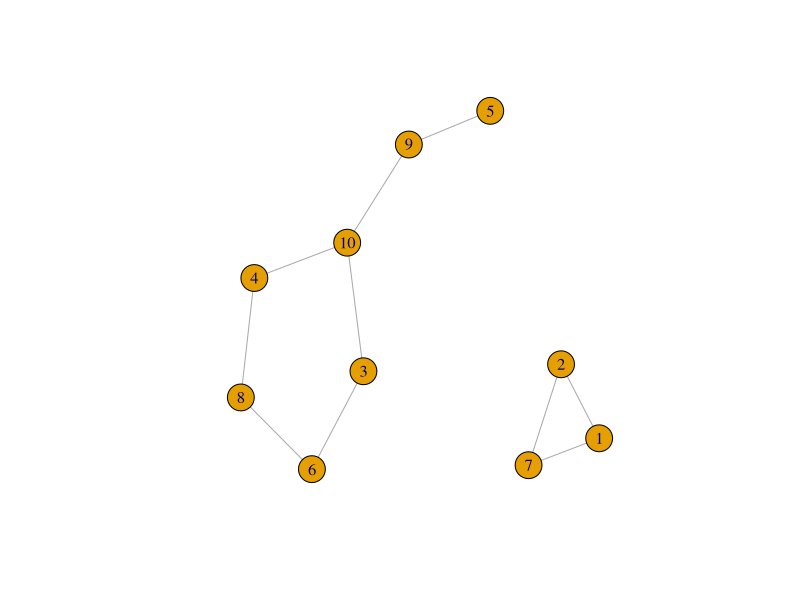

Recreate this plot in R.
#C1 a)
set.seed(123)

generate_random_permutation <- function(n) {
  U <- runif(n)
  permutation <- order(U)
  return(permutation)
}
n <- 12  
k <- 5   

random_permutation <- generate_random_permutation(n)
print("Random Permutation:")
print(random_permutation) 

#b)
set.seed(123)
generate_random_bit <- function() {
  return(sample(c(0, 1), 1))
}

compare_lexicographically <- function(Wi, Wj) {
  len_i <- length(Wi)
  len_j <- length(Wj)
  Lij <- min(len_i, len_j)
  
  for (l in 1:Lij) {
    if (Wi[l] < Wj[l]) {
      return(TRUE)
    } else if (Wi[l] > Wj[l]) {
      return(FALSE)
    }
  }
  
  if (len_i < len_j) {
    for (h in (len_i + 1):len_j) {
      Wi <- c(Wi, generate_random_bit())
      if (Wi[h] < Wj[h]) {
        return(TRUE)
      } else if (Wi[h] > Wj[h]) {
        return(FALSE)
      }
    }
  } else if (len_i > len_j) {
    for (h in (len_j + 1):len_i) {
      Wj <- c(Wj, generate_random_bit())
      if (Wi[h] < Wj[h]) {
        return(TRUE)
      } else if (Wi[h] > Wj[h]) {
        return(FALSE)
      }
    }
  }
  
  while (TRUE) {
    bit_i <- generate_random_bit()
    bit_j <- generate_random_bit()
    Wi <- c(Wi, bit_i)
    Wj <- c(Wj, bit_j)
    if (bit_i < bit_j) {
      return(TRUE)
    } else if (bit_i > bit_j) {
      return(FALSE)
    }
  }
}

Wi <- c(1, 1, 0)
Wj <- c(1, 1)

result <- compare_lexicographically(Wi, Wj)
print("Wi este mai mic decat Wj:")
print(result)

#c)
set.seed(123)
generate_random_bit <- function() {
  return(sample(c(0, 1), 1))
}

compare_lexicographically <- function(Wi, Wj) {
  len_i <- length(Wi)
  len_j <- length(Wj)
  Lij <- min(len_i, len_j)
  
  for (l in 1:Lij) {
    if (Wi[l] < Wj[l]) {
      return(TRUE)
    } else if (Wi[l] > Wj[l]) {
      return(FALSE)
    }
  }
  
  if (len_i < len_j) {
    for (h in (len_i + 1):len_j) {
      Wi <- c(Wi, generate_random_bit())
      if (Wi[h] < Wj[h]) {
        return(TRUE)
      } else if (Wi[h] > Wj[h]) {
        return(FALSE)
      }
    }
  } else if (len_i > len_j) {
    for (h in (len_j + 1):len_i) {
      Wj <- c(Wj, generate_random_bit())
      if (Wi[h] < Wj[h]) {
        return(TRUE)
      } else if (Wi[h] > Wj[h]) {
        return(FALSE)
      }
    }
  }
  
  while (TRUE) {
    bit_i <- generate_random_bit()
    bit_j <- generate_random_bit()
    Wi <- c(Wi, bit_i)
    Wj <- c(Wj, bit_j)
    if (bit_i < bit_j) {
      return(TRUE)
    } else if (bit_i > bit_j) {
      return(FALSE)
    }
  }
}

quicksort <- function(words) {
  if (length(words) <= 1) {
    return(words)
  }
  pivot_index <- sample(1:length(words), 1)
  pivot <- words[[pivot_index]]
  less <- list()
  equal <- list()
  greater <- list()
  
  for (word in words) {
    if (identical(word, pivot)) {
      equal <- append(equal, list(word))
    } else if (compare_lexicographically(word, pivot)) {
      less <- append(less, list(word))
    } else {
      greater <- append(greater, list(word))
    }
  }
  sorted_less <- quicksort(less)
  sorted_greater <- quicksort(greater)
  
  return(c(sorted_less, equal, sorted_greater))
}

n <- 10  
k <- 4   
generate_random_bit_strings <- function(n, k) {
  bit_strings <- vector("list", n)
  for (i in 1:n) {
    bit_strings[[i]] <- sample(c(0, 1), k, replace = TRUE)
  }
  return(bit_strings)
}

random_bit_strings <- generate_random_bit_strings(n, k)
print("Original Bit Strings:")
print(random_bit_strings)

sorted_bit_strings <- quicksort(random_bit_strings)
print("Sorted Bit Strings:")
print(sorted_bit_strings)

#d)

set.seed(123)
generate_random_bit <- function() {
  return(sample(c(0, 1), 1))
}

compare_lexicographically <- function(Wi, Wj) {
  len_i <- length(Wi)
  len_j <- length(Wj)
  Lij <- min(len_i, len_j)
  
  for (l in 1:Lij) {
    if (Wi[l] < Wj[l]) {
      return(TRUE)
    } else if (Wi[l] > Wj[l]) {
      return(FALSE)
    }
  }
  
  if (len_i < len_j) {
    for (h in (len_i + 1):len_j) {
      Wi <- c(Wi, generate_random_bit())
      if (Wi[h] < Wj[h]) {
        return(TRUE)
      } else if (Wi[h] > Wj[h]) {
        return(FALSE)
      }
    }
  } else if (len_i > len_j) {
    for (h in (len_j + 1):len_i) {
      Wj <- c(Wj, generate_random_bit())
      if (Wi[h] < Wj[h]) {
        return(TRUE)
      } else if (Wi[h] > Wj[h]) {
        return(FALSE)
      }
    }
  }
  
  while (TRUE) {
    bit_i <- generate_random_bit()
    bit_j <- generate_random_bit()
    Wi <- c(Wi, bit_i)
    Wj <- c(Wj, bit_j)
    if (bit_i < bit_j) {
      return(TRUE)
    } else if (bit_i > bit_j) {
      return(FALSE)
    }
  }
}

quicksort <- function(words, indices) {
  if (length(words) <= 1) {
    return(list(words = words, indices = indices))
  }
  
  pivot_index <- sample(1:length(words), 1)
  pivot <- words[[pivot_index]]
  pivot_idx <- indices[[pivot_index]]
  
  less <- list()
  equal <- list()
  greater <- list()
  less_indices <- list()
  equal_indices <- list()
  greater_indices <- list()
  
  for (i in 1:length(words)) {
    word <- words[[i]]
    idx <- indices[[i]]
    if (identical(word, pivot)) {
      equal <- append(equal, list(word))
      equal_indices <- append(equal_indices, list(idx))
    } else if (compare_lexicographically(word, pivot)) {
      less <- append(less, list(word))
      less_indices <- append(less_indices, list(idx))
    } else {
      greater <- append(greater, list(word))
      greater_indices <- append(greater_indices, list(idx))
    }
  }
  
  sorted_less <- quicksort(less, less_indices)
  sorted_greater <- quicksort(greater, greater_indices)
  
  sorted_words <- c(sorted_less$words, equal, sorted_greater$words)
  sorted_indices <- c(sorted_less$indices, equal_indices, sorted_greater$indices)
  
  return(list(words = sorted_words, indices = sorted_indices))
}

generate_random_permutation <- function(n, k) {
  generate_random_bit_strings <- function(n, k) {
    bit_strings <- vector("list", n)
    for (i in 1:n) {
      bit_strings[[i]] <- sample(c(0, 1), k, replace = TRUE)
    }
    return(bit_strings)
  }
  random_bit_strings <- generate_random_bit_strings(n, k)
  indices <- as.list(1:n)
  sorted_result <- quicksort(random_bit_strings, indices)
  return(unlist(sorted_result$indices))
}

n <- 10  
k <- 4   
random_permutation <- generate_random_permutation(n, k)
print("Random Permutation:")
print(random_permutation)

#C2
#a)

if (!require(igraph)) {
  install.packages("igraph", dependencies=TRUE)
  library(igraph)
}
#este nevoie pentru generarea grafurilor; daca nu este instalata biblioteca, o va instala

graph <- function(n, m) {
  V <- 2*n  # sau 2*n + 1
  g <- erdos.renyi.game(V, m, type="gnm", directed=FALSE)
  return(g)
}

random <- function(g, n) {
  V <- vcount(g)
  A <- sample(V, n)
  B <- setdiff(1:V, A)
  return(list(A=A, B=B))
}

cardinal <- function(g, A, B) {
  E_AB <- ecount(subgraph.edges(g, E(g)[which(ends(g, E(g))[,1] %in% A & ends(g, E(g))[,2] %in% B)]))
  return(E_AB)
}

n <- 5  
m <- 10
g <- graph(n, m)
plot(g)
partition <- random(g, n)
A <- partition$A
B <- partition$B
cut_size <- cardinal(g, A, B)

cat("Mulțimea A:", A, "\n")
cat("Mulțimea B:", B, "\n")
cat("Cardinalul tăieturii E(A, B):", cut_size, "\n")

#C2
#b)

#Pentru a crește șansele de a găsi o tăietură de cardinal cât mai mare,
#putem folosi o strategie bazată pe multiple iterații ale algoritmului randomizat
#și selecția celei mai bune soluții găsite. Ideea este de a repeta procesul 
#de partiționare de mai multe ori și de a păstra tăietura cu cel mai mare cardinal.

# Funcție pentru a găsi tăietura de cardinal maxim prin multiple iterații
max_cut <- function(g, n, num_iterations) {
  max_cut_size <- 0
  best_partition <- NULL
  for (i in 1:num_iterations) {
    partition <- random_partition(g, n)
    A <- partition$A
    B <- partition$B
    cut_size <- cut_cardinality(g, A, B)
    if (cut_size > max_cut_size) {
      max_cut_size <- cut_size
      best_partition <- partition
    }
  }
  return(list(max_cut_size=max_cut_size, best_partition=best_partition))
}

# Parametrii
n <- 5
m <- 10  
num_iterations <- 1000  # Numărul de iterații pentru a găsi tăietura maximă

